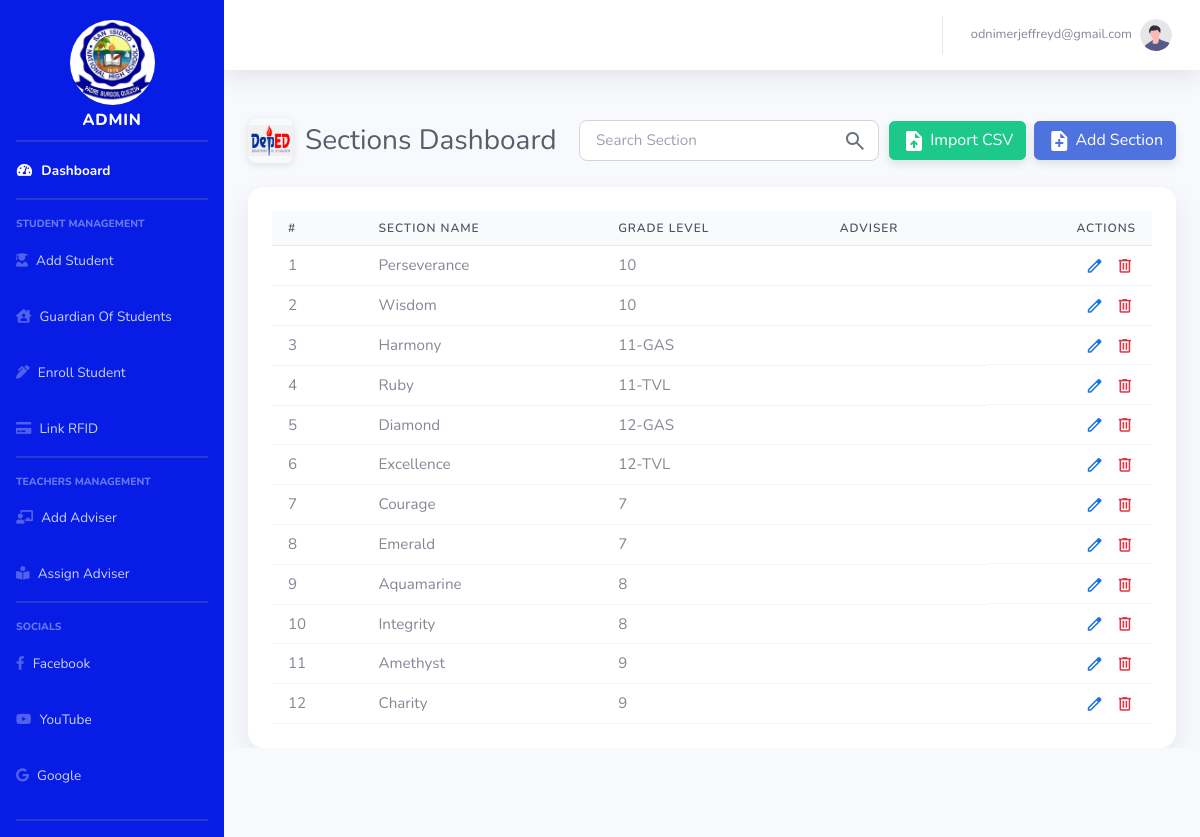
/section_student.php (signed in), run on an earlier commit of the app's database.
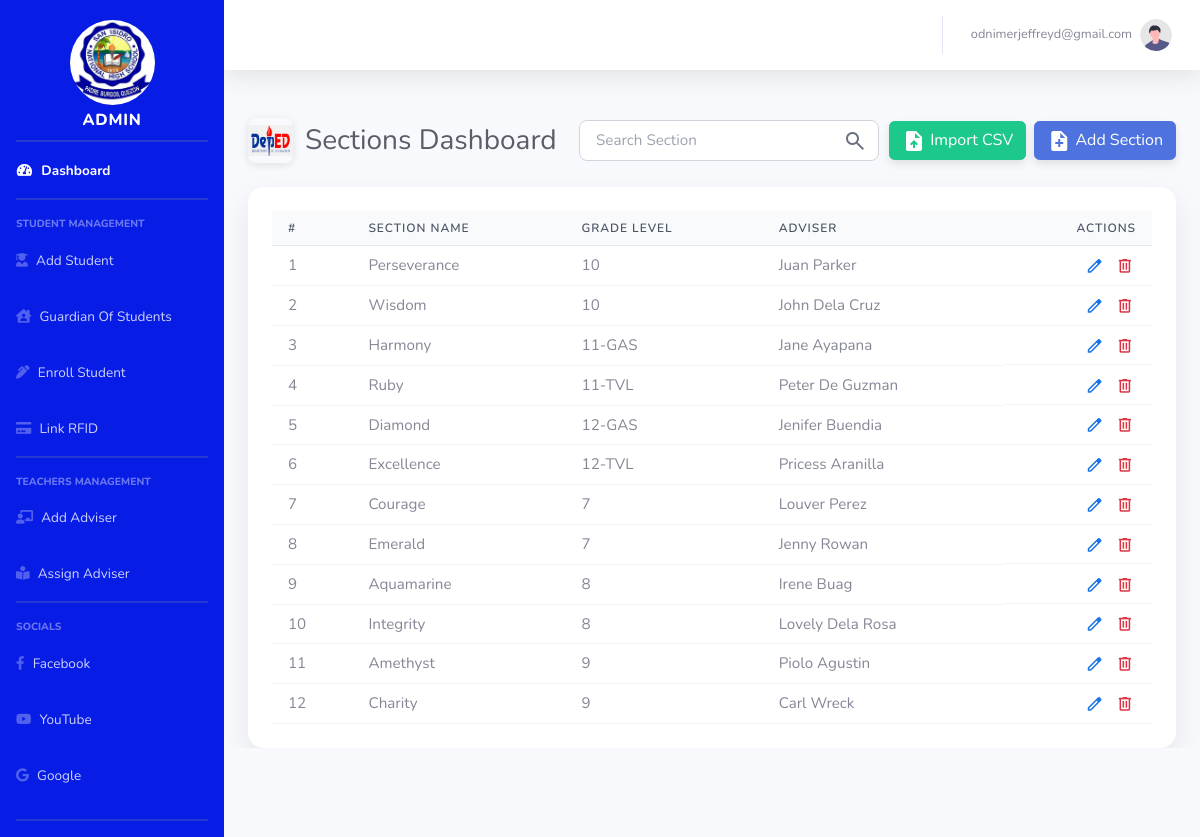
And on a later commit of the database.
### tables this page shows
CREATE TABLE `users` (
  `user_id` int(11) NOT NULL,
  `email` varchar(100) NOT NULL,
  `password` varchar(255) NOT NULL,
  `role` enum('admin','faculty') NOT NULL,
  `status` varchar(20) DEFAULT 'inactive'
);

CREATE TABLE `sections` (
  `section_id` int(11) NOT NULL,
  `section_name` varchar(50) DEFAULT NULL,
  `grade_level` varchar(10) DEFAULT NULL,
  `employee_id` int(20) DEFAULT NULL
);

### section_student.php (the view, shortened to what this page needs)
<?php
include 'conn.php';
$conn->set_charset("utf8");
$sections_query = "
    SELECT s.section_id, s.section_name, s.grade_level, s.employee_id,
           CONCAT_WS(' ', adv.firstname, adv.lastname) AS adviser_fullname
    FROM sections s
    LEFT JOIN advisers adv ON s.employee_id = adv.employee_id
    ORDER BY s.grade_level, s.section_name
";
$sections_result = $conn->query($sections_query);
?>
<!DOCTYPE html>
<html lang="en">
  <head>
    <link href="vendor/fontawesome-free/css/all.min.css" rel="stylesheet">
    <link href="css/sb-admin-2.min.css" rel="stylesheet">
    <link href="https://cdn.jsdelivr.net/npm/bootstrap@5.3.0-alpha1/dist/css/bootstrap.min.css" rel="stylesheet">
    <script src="https://cdn.tailwindcss.com"></script>
  </head>
  <body id="page-top">
    <?php include 'nav.php'; ?>
    <div id="wrapper">
      <div id="content-wrapper" class="d-flex flex-column">
        <div id="content">
          <div class="container-fluid mt-4">
            <div class="d-flex justify-content-between align-items-center mb-4">
              <div class="page-title-with-logo">
                <img src="img/depedlogo.jpg" alt="Section Logo" class="page-logo">
                <h2 class="h3 mb-0 text-gray-800">Sections Dashboard</h2>
              </div>
              <div class="d-flex align-items-center">
                <div class="search-box">
                  <input type="text" id="searchSection" placeholder="Search Section" autocomplete="off">
                  <span class="search-icon">
                  </span>
                </div>
                <button type="button" class="btn btn-success me-2" data-bs-toggle="modal" data-bs-target="#importModal" style="box-shadow: 0 4px 8px rgba(0,0,0,0.1);">
                    <span class="material-symbols-outlined">upload_file</span> Import CSV
                </button>
                <button type="button" class="btn btn-primary" data-bs-toggle="modal" data-bs-target="#addSectionModal" style="box-shadow: 0 4px 8px rgba(0,0,0,0.1);">
                    <span class="material-symbols-outlined">note_add</span> Add Section
                </button>
              </div>
            </div>
            <div class="table-card">
              <div class="table-responsive-custom">
                <table class="custom-table">
                  <thead class="bg-gray-200 font-semibold">
                    <tr>
                      <th class="px-3 py-2">#</th>
                      <th class="px-3 py-2">Section Name</th>
                      <th class="px-3 py-2">Grade Level</th>
                      <th class="px-3 py-2">Adviser</th>
                      <th class="px-3 py-2 text-end">Actions</th>
                    </tr>
                  </thead>
                  <tbody>
                    <?php
                      $counter = 1;
                      if ($sections_result && $sections_result->num_rows > 0):
                        while ($row = $sections_result->fetch_assoc()):
                    ?>
                      <tr class="hover:bg-gray-50">
                        <td class="px-3 py-2"><?= $counter++ ?></td>
                        <td class="px-3 py-2"><?= htmlspecialchars($row['section_name']) ?></td>
                        <td class="px-3 py-2"><?= htmlspecialchars($row['grade_level']) ?></td>
                        <td class="px-3 py-2"><?= htmlspecialchars($row['adviser_fullname'] ?? 'N/A') ?></td>
                        <td class="px-3 py-2 actions-cell">
                          <button onclick='openEditSectionModal(<?= json_encode([
                            "section_id" => $row["section_id"],
                            "section_name" => $row["section_name"],
                            "grade_level" => $row["grade_level"],
                            "employee_id" => $row["employee_id"],
                            "adviser_fullname" => $row["adviser_fullname"]
                          ]) ?>)' class="action-icon-btn edit-icon" title="Edit Section">
                            <span class="material-symbols-outlined">edit</span>
                          </button>
                          <form method="POST" class="inline" onsubmit="return confirm('Delete section <?= htmlspecialchars($row['section_name']) ?>? This cannot be undone.');">
                              <button type="submit" name="delete_section" class="action-icon-btn delete-icon" title="Delete Section">
                                  <span class="material-symbols-outlined">delete</span>
                              </button>
                          </form>
                        </td>
                      </tr>
                    <?php endwhile; else: ?>
                      <tr>
                        <td colspan="5" class="px-3 py-2 text-center text-gray-500">No sections found.</td>
                      </tr>
                    <?php endif; ?>
                  </tbody>
                </table>
              </div>
            </div>
          </div>
        </div>
      </div>
    </div>
  </body>
</html>

### nav.php (shortened to what this page needs)
<?php
include 'conn.php';
$email = $_SESSION['email'];
$sql = "SELECT * FROM users WHERE email = ?";
$stmt = $conn->prepare($sql);
$stmt->bind_param("s", $email);
$stmt->execute();
$result = $stmt->get_result();
$user = $result->fetch_assoc();
?>
<!DOCTYPE html>
<html lang="en">
<head>
    <link href="https://cdn.jsdelivr.net/npm/bootstrap@5.1.3/dist/css/bootstrap.min.css" rel="stylesheet">
    <link rel="stylesheet" href="https://cdnjs.cloudflare.com/ajax/libs/font-awesome/5.15.4/css/all.min.css">
    <link href="css/sb-admin-2.min.css" rel="stylesheet">
</head>
<body id="page-top">
<div id="wrapper">
    <ul class="navbar-nav bg-bg-maroon sidebar sidebar-dark accordion" id="accordionSidebar" style="background-color:rgb(7, 29, 230);">
        <a class="sidebar-brand d-flex align-items-center justify-content-center">
            <div class="d-flex align-items-center mb-3">
                <img src="img/logo.jpg" alt="Admin Profile Picture" class="rounded-circle"
                     style="width: 95px; height: 95px; object-fit: fit; border-radius: 50%; padding: 5px; margin-top: 70px;">
            </div>
            <div class="strong">
            <div class="sidebar-brand-text mx-3" style="margin-top: 30px">Admin <sup></sup></div>
        </a>
        <hr class="sidebar-divider my-0">
        <li class="nav-item active">
            <a class="nav-link" href="admin_dashboard.php">
                <i class="fas fa-fw fa-tachometer-alt"></i>
                <span>Dashboard</span></a>
        </li>
        <hr class="sidebar-divider">
        <div class="sidebar-heading">
            Student Management
        </div>
        <li class="nav-item" >
            <a class="nav-link" href="students_list.php">
                <i class="fa fa-user-graduate" ></i>
                <span >Add Student</span></a>
        </li>
        <li class="nav-item">
            <a class="nav-link" href="guardian.php">
                <i class="fa fa-house-user"></i>
                <span>Guardian Of Students</span>
            </a>
        </li>
        <li class="nav-item" >
            <a class="nav-link" href="enrollment.php">
                <i class="fa fa-pen-alt" ></i>
                <span >Enroll Student</span></a>
        </li>
        <li class="nav-item" >
            <a class="nav-link" href="link_rfid.php">
                <i class="fa fa-credit-card" ></i>
                <span >Link RFID</span></a>
        </li>
        <hr class="sidebar-divider">
        <div class="sidebar-heading">
            Teachers Management
        </div>
        <li class="nav-item" >
            <a class="nav-link" href="add_adviser.php">
                <i class="fa fa-chalkboard-teacher" ></i>
                <span >Add Adviser</span></a>
        </li>
        <li class="nav-item" >
            <a class="nav-link" href="section_student.php">
                <i class="fa fa-book-reader" ></i>
                <span >Assign Adviser</span></a>
        </li>
         <hr class="sidebar-divider">
         <div class="sidebar-heading">
                Socials
            </div>
            <div class="social-links">
                <li class="nav-item">
                    <a class="nav-link facebook-link" href="https://web.facebook.com/DepEdTayoSINHS301394.official/?_rdc=1&_rdr#" target="_blank">
                        <i class="fab fa-facebook-f"></i>
                        <span>Facebook</span>
                    </a>
                </li>
                <li class="nav-item">
                    <a class="nav-link youtube-link" href="https://www.youtube.com/channel/UCDw3mhzSTm_NFk_2dFbhBKg" target="_blank">
                        <i class="fab fa-youtube"></i>
                        <span>YouTube</span>
                    </a>
                </li>
                <li class="nav-item">
                    <a class="nav-link google-link" href="https://ph.search.yahoo.com/search;_ylt=Awrx.tEep2doLwIAgj6zRwx.;_ylc=X1MDMjExNDczNDAwMwRfcgMyBGZyA21j
                    YWZlZQRmcjIDc2ItdG9wBGdwcmlkAwRuX3JzbHQDMARuX3N1Z2cDMARvcmlnaW4DcGguc2VhcmNoLnlhaG9vLmNvbQRwb3MDMARwcXN0cgMEcHFzdHJsAzAEcXN0cmwDNTEEcXVlcnkD
                    c2FuJTIwaXNpZHJvJTIwbmF0aW9uYWwlMjBoaWdoJTIwc2Nob29sJTIwcGFkcmUlMjBidXJnb3MlMjBxdWV6b24EdF9zdG1wAzE3NTE2MjM0NzM-?p=san+isidro+national+high+
                    school+padre+burgos+quezon&fr=mcafee&type=E211PH1589G0&fr2=sb-top" target="_blank">
                        <i class="fab fa-google"></i>
                        <span>Google</span>
                    </a>
                </li>
            </div>
            <hr class="sidebar-divider d-none d-md-block">
    </ul>
    <div id="content-wrapper" class="d-flex flex-column">
        <div id="content">
            <nav class="navbar navbar-expand navbar-light bg-white topbar mb-4 static-top shadow">
                <ul class="navbar-nav ml-auto">
                    <li class="nav-item">
                        <span class="nav-link">
                            <span class="mr-2 d-none d-lg-inline text-gray-600 small">
                                <?php echo htmlspecialchars($user['email']); ?>
                            </span>
                            <img class="img-profile rounded-circle" src="img/profile.svg">
                        </span>
                    </li>
                </ul>
            </nav>

### section_student.php (style rules this page uses)
.material-symbols-outlined { font-variation-settings: 'FILL' 1, 'wght' 400, 'GRAD' 0, 'opsz' 24; vertical-align: middle; }
.table-card { background: #fff; border-radius: 16px; padding: 1.5rem; width: 100%; box-shadow: 0 12px 30px rgba(15,23,42,0.08); }
.table-responsive-custom { overflow-x: auto; }
.custom-table { width: 100%; border-collapse: collapse; font-size: 0.95rem; }
.custom-table thead th { text-align: left; font-weight: 600; text-transform: uppercase; font-size: 0.75rem; letter-spacing: 0.08em; color: #4b5563; padding: 0.75rem 1rem; border-bottom: 1px solid #e5e7eb; background-color: #f9fafb; }
.custom-table tbody td { padding: 0.85rem 1rem; border-bottom: 1px solid #f1f5f9; vertical-align: middle; }
.actions-cell { display: flex; gap: 0.5rem; justify-content: flex-end; min-width: 80px; }
.action-icon-btn { border: none; background: none; padding: 0; margin: 0 2px; cursor: pointer; transition: color 0.2s ease, opacity 0.2s ease; }
.action-icon-btn .material-symbols-outlined { font-size: 1.2em; font-variation-settings: 'FILL' 0, 'wght' 400, 'GRAD' 0, 'opsz' 24; }
.action-icon-btn.edit-icon .material-symbols-outlined { color: #1c74e4; }
.action-icon-btn.delete-icon .material-symbols-outlined { color: #dc3545; }
.search-box { position: relative; display: inline-block; margin-right: 10px; }
.search-box input { padding: 0.5rem 2.5rem 0.5rem 1rem; border: 1px solid #d1d5db; border-radius: 8px; width: 300px; font-size: 0.95rem; transition: all 0.3s ease; }
.search-box .search-icon { position: absolute; right: 0.75rem; top: 50%; transform: translateY(-50%); color: #6b7280; pointer-events: none; }
.page-title-with-logo { display: flex; align-items: center; gap: 12px; }
.page-logo { width: 45px; height: 45px; object-fit: contain; border-radius: 8px; box-shadow: 0 2px 8px rgba(0,0,0,0.1); }

What changed in the data, as far as the page shows it:
changed sections "Perseverance": adviser_fullname (not shown) → "Juan Parker"
changed sections "Wisdom": adviser_fullname (not shown) → "John Dela Cruz"
changed sections "Harmony": adviser_fullname (not shown) → "Jane Ayapana"
changed sections "Ruby": adviser_fullname (not shown) → "Peter De Guzman"
changed sections "Diamond": adviser_fullname (not shown) → "Jenifer Buendia"
changed sections "Excellence": adviser_fullname (not shown) → "Pricess Aranilla"
changed sections "Courage": adviser_fullname (not shown) → "Louver Perez"
changed sections "Emerald": adviser_fullname (not shown) → "Jenny Rowan"
changed sections "Aquamarine": adviser_fullname (not shown) → "Irene Buag"
changed sections "Integrity": adviser_fullname (not shown) → "Lovely Dela Rosa"
changed sections "Amethyst": adviser_fullname (not shown) → "Piolo Agustin"
changed sections "Charity": adviser_fullname (not shown) → "Carl Wreck"
